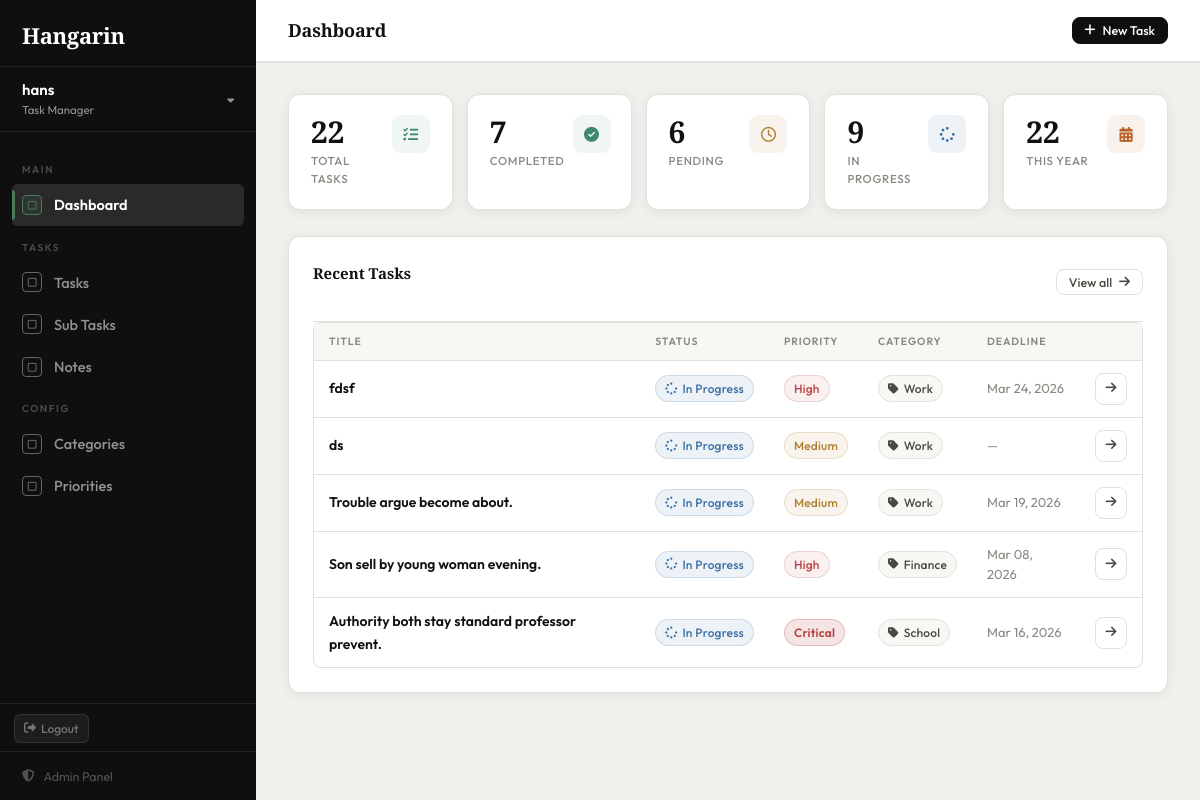
Before: / (signed in) with the older database file.
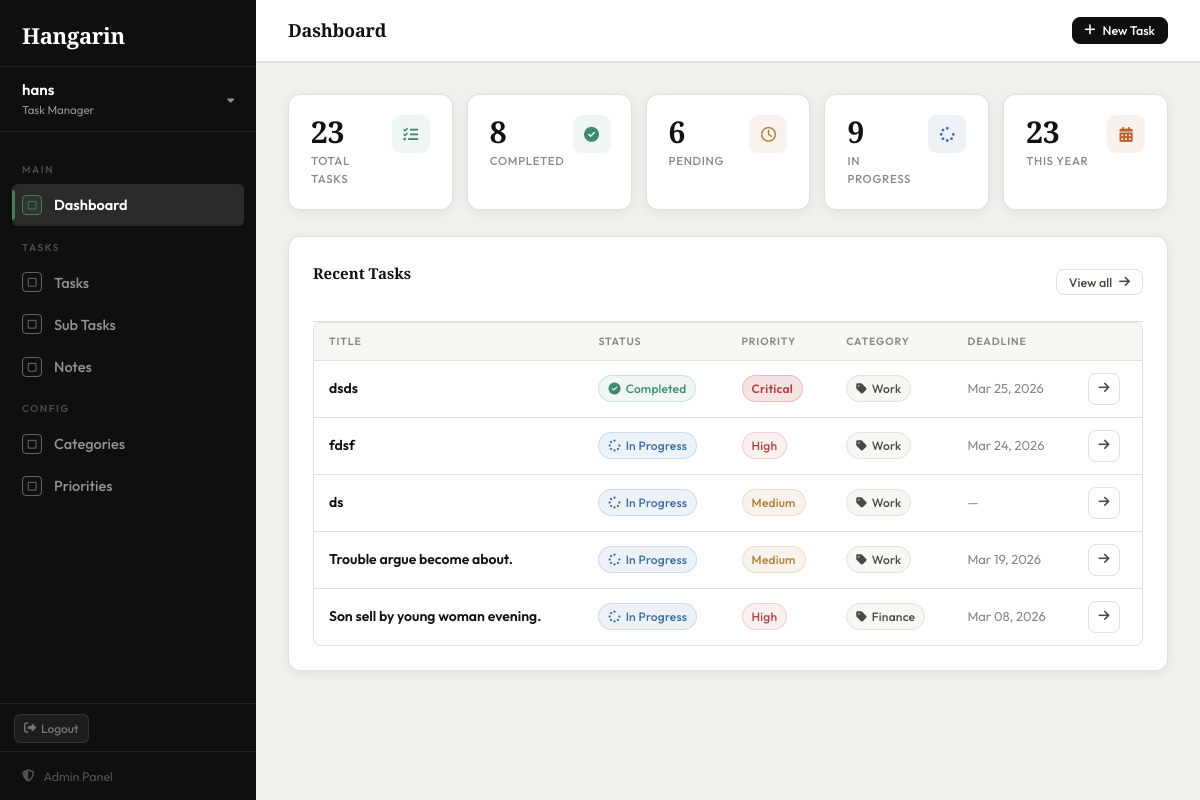
After: the same page with the newer database file.
### tasks/models.py (models this page shows, shortened)
class BaseModel(models.Model):
    created_at = models.DateTimeField(auto_now_add=True)
    updated_at = models.DateTimeField(auto_now=True)
    class Meta:
        abstract = True

class Task(BaseModel):
    STATUS_CHOICES = [
        ("Pending", "Pending"),
        ("In Progress", "In Progress"),
        ("Completed", "Completed"),
    ]
    title = models.CharField(max_length=255)
    description = models.TextField(blank=True, null=True)
    deadline = models.DateTimeField(blank=True, null=True)
    status = models.CharField(
        max_length=50,
        choices=STATUS_CHOICES,
        default="Pending"
    )
    category = models.ForeignKey(
        Category, on_delete=models.SET_NULL, null=True, blank=True
    )
    priority = models.ForeignKey(
        Priority, on_delete=models.SET_NULL, null=True, blank=True
    )
    class Meta:
        verbose_name = "Task"
        verbose_name_plural = "Tasks"

class Priority(models.Model):
    name = models.CharField(max_length=100)
    class Meta:
        verbose_name = "Priority"
        verbose_name_plural = "Priorities"

class Category(models.Model):
    name = models.CharField(max_length=100)
    class Meta:
        verbose_name = "Category"
        verbose_name_plural = "Categories"

### tasks/views.py (the view)
# urls.py: path('', views.dashboard, name='dashboard'),
@login_required
def dashboard(request):
    total_tasks      = Task.objects.count()
    completed_tasks  = Task.objects.filter(status='Completed').count()
    pending_tasks    = Task.objects.filter(status='Pending').count()
    in_progress_tasks = Task.objects.filter(status='In Progress').count()
    tasks_this_year  = Task.objects.filter(created_at__year=timezone.now().year).count()
    recent_tasks     = Task.objects.select_related('category', 'priority').order_by('-created_at')[:5]
    return render(request, 'tasks/dashboard.html', {
        'total_tasks': total_tasks,
        'completed_tasks': completed_tasks,
        'pending_tasks': pending_tasks,
        'in_progress_tasks': in_progress_tasks,
        'tasks_this_year': tasks_this_year,
        'recent_tasks': recent_tasks,
        'page_title': 'Dashboard',
    })

### tasks/templates/tasks/dashboard.html (shortened to what the changed rows need)
{% extends "tasks/base.html" %}
{% block content %}
<div class="stats-row">
    <div class="stat">
        <div class="stat-top">
            <div>
                <div class="stat-num">{{ total_tasks }}</div>
                <div class="stat-lbl">Total Tasks</div>
            </div>
        </div>
    </div>
    <div class="stat">
        <div class="stat-top">
            <div>
                <div class="stat-num">{{ completed_tasks }}</div>
                <div class="stat-lbl">Completed</div>
            </div>
        </div>
    </div>
    <div class="stat">
        <div class="stat-top">
            <div>
                <div class="stat-num">{{ tasks_this_year }}</div>
                <div class="stat-lbl">This Year</div>
            </div>
        </div>
    </div>
</div>
<div class="card">
    {% if recent_tasks %}
    <div class="table-wrap">
        <table>
            <thead>
                <tr>
                    <th>Title</th>
                    <th>Status</th>
                    <th>Priority</th>
                    <th>Category</th>
                    <th>Deadline</th>
                    <th></th>
                </tr>
            </thead>
            <tbody>
                {% for task in recent_tasks %}
                <tr>
                    <td class="td-strong">{{ task.title }}</td>
                    <td>
                        {% if task.status == 'Completed' %}
                            <span class="badge b-completed"><i class="fa-solid fa-circle-check"></i> Completed</span>
                        {% elif task.status == 'In Progress' %}
                            <span class="badge b-progress"><i class="fa-solid fa-spinner"></i> In Progress</span>
                        {% else %}
                            <span class="badge b-pending"><i class="fa-regular fa-clock"></i> Pending</span>
                        {% endif %}
                    </td>
                    <td>
                        {% if task.priority %}
                            <span class="badge b-{{ task.priority.name|lower }}">{{ task.priority.name }}</span>
                        {% else %}<span class="td-muted">—</span>{% endif %}
                    </td>
                    <td>
                        {% if task.category %}
                            <span class="badge b-cat"><i class="fa-solid fa-tag"></i> {{ task.category.name }}</span>
                        {% else %}<span class="td-muted">—</span>{% endif %}
                    </td>
                    <td class="td-muted">
                        {% if task.deadline %}{{ task.deadline|date:"M d, Y" }}{% else %}—{% endif %}
                    </td>
                    <td>
                        <a href="{% url 'task_detail' task.pk %}" class="btn btn-ghost btn-sm btn-icon">
                            <i class="fa-solid fa-arrow-right"></i>
                        </a>
                    </td>
                </tr>
                {% endfor %}
            </tbody>
        </table>
    </div>
    {% endif %}
</div>
{% endblock %}

Changed rows visible on the page:
no longer on this page (row unchanged): Task: title "Authority both stay standard professor prevent.", status "In Progress" (drawn), priority.name "Critical", category.name "School", deadline "Mar 16, 2026"
added Task: title "dsds", status "Completed" (drawn), priority.name "Critical", category.name "Work", deadline "Mar 25, 2026"
Other visible differences:
{{ total_tasks }}: "22" → "23"
{{ completed_tasks }}: "7" → "8"
{{ tasks_this_year }}: "22" → "23"
